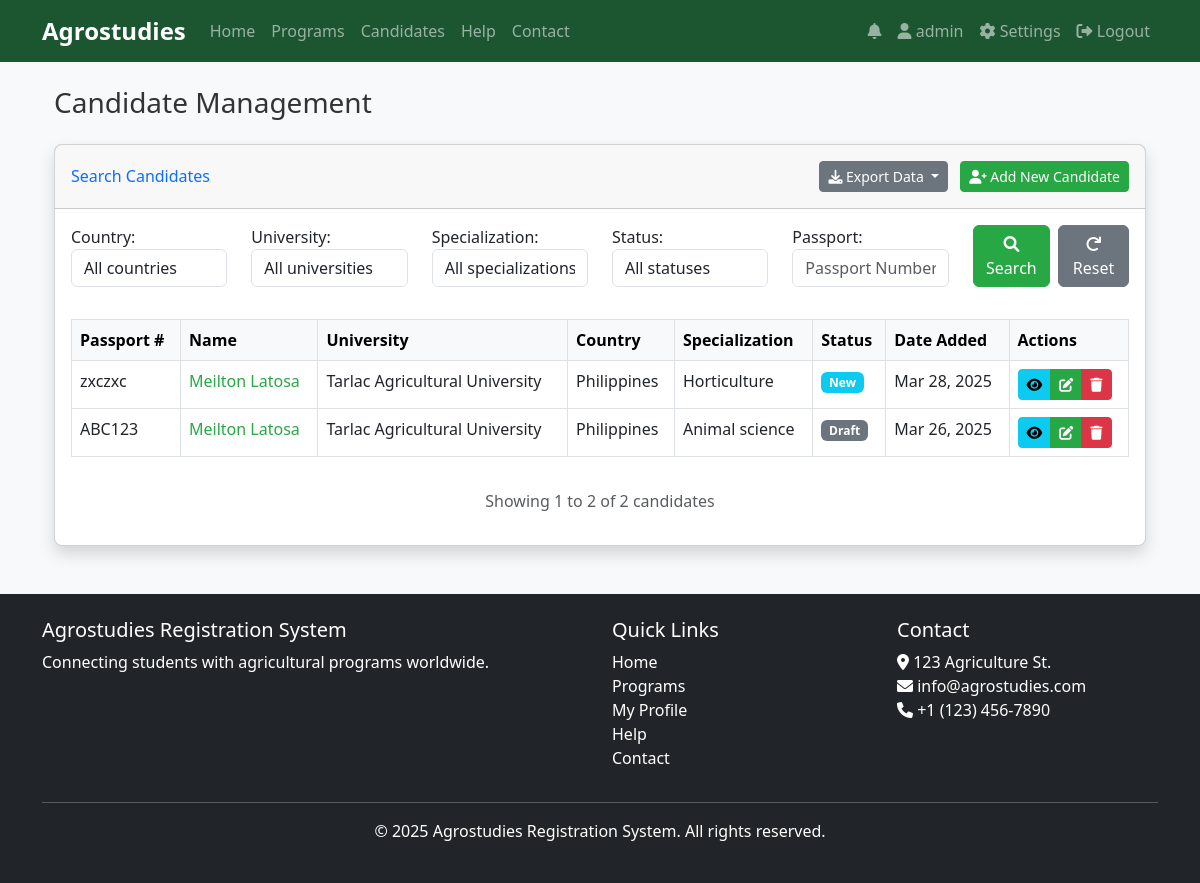
The page /candidates/ (signed in) on the database its author committed.
### core/models.py (models this page shows, shortened)
class Candidate(models.Model):
    DRAFT = 'Draft'
    NEW = 'New'
    FIXED = 'Fixed'
    APPROVED = 'Approved'
    REJECTED = 'Rejected'
    QUIT = 'Quit'
    STATUS_CHOICES = [
        (DRAFT, 'Draft'),
        (NEW, 'New'),
        (FIXED, 'Fixed'),
        (APPROVED, 'Approved'),
        (REJECTED, 'Rejected'),
        (QUIT, 'Quit'),
    ]
    passport_number = models.CharField(max_length=20)
    first_name = models.CharField(max_length=100)
    last_name = models.CharField(max_length=100)
    email = models.EmailField(blank=True, null=True)
    date_of_birth = models.DateField()
    country_of_birth = models.CharField(max_length=100)
    nationality = models.CharField(max_length=100)
    religion = models.CharField(max_length=100, blank=True, null=True)
    father_name = models.CharField(max_length=100, blank=True, null=True)
    mother_name = models.CharField(max_length=100, blank=True, null=True)
    passport_issue_date = models.DateField()
    passport_expiry_date = models.DateField()
    GENDER_CHOICES = [
        ('Male', 'Male'),
        ('Female', 'Female'),
        ('Other', 'Other'),
    ]
    gender = models.CharField(max_length=10, choices=GENDER_CHOICES)
    shoes_size = models.CharField(max_length=10, blank=True, null=True)
    shirt_size = models.CharField(max_length=10, blank=True, null=True)
    university = models.ForeignKey(University, on_delete=models.CASCADE)
    year_graduated = models.IntegerField(blank=True, null=True)
    specialization = models.CharField(max_length=100)
    secondary_specialization = models.CharField(max_length=100, blank=True, null=True)
    SMOKING_CHOICES = [
        ('Never', 'Never'),
        ('Sometimes', 'Sometimes'),
        ('Often', 'Often'),
    ]
    smokes = models.CharField(max_length=10, choices=SMOKING_CHOICES, default='Never')
    program = models.ForeignKey(AgricultureProgram, on_delete=models.SET_NULL, null=True, blank=True, related_name='candidates')
    status = models.CharField(max_length=20, choices=STATUS_CHOICES, default=DRAFT)
    created_at = models.DateTimeField(auto_now_add=True)
    updated_at = models.DateTimeField(auto_now=True)
    passport_scan = models.FileField(upload_to='passports/', blank=True, null=True)
    tor = models.FileField(upload_to='documents/tor/', blank=True, null=True)
    nc2_tesda = models.FileField(upload_to='documents/tesda/', blank=True, null=True)
    diploma = models.FileField(upload_to='documents/diploma/', blank=True, null=True)
    good_moral = models.FileField(upload_to='documents/moral/', blank=True, null=True)
    nbi_clearance = models.FileField(upload_to='documents/nbi/', blank=True, null=True)
    created_by = models.ForeignKey(User, on_delete=models.CASCADE, related_name='created_candidates')
    class Meta:
        unique_together = ('passport_number', 'university')

class University(models.Model):
    name = models.CharField(max_length=200)
    code = models.CharField(max_length=20, unique=True)
    country = models.CharField(max_length=100)
    class Meta:
        verbose_name_plural = "Universities"

### core/views.py (the view, shortened to what this page needs)
# urls.py: path('candidates/', views.candidate_list, name='candidate_list'),
@login_required
def candidate_list(request):
    if not request.user.is_staff:
        messages.error(request, 'You do not have permission to access this page.')
        return redirect('index')
    candidates = Candidate.objects.all().order_by('-created_at')
    form = CandidateSearchForm(request.GET)
    if form.is_valid():
        country = form.cleaned_data.get('country')
        if country:
            candidates = candidates.filter(university__country=country)
        university = form.cleaned_data.get('university')
        if university:
            candidates = candidates.filter(university__code=university)
        specialization = form.cleaned_data.get('specialization')
        if specialization:
            candidates = candidates.filter(specialization=specialization)
        status = form.cleaned_data.get('status')
        if status:
            candidates = candidates.filter(status=status)
        passport = form.cleaned_data.get('passport')
        if passport:
            candidates = candidates.filter(passport_number__icontains=passport)
    export_format = request.GET.get('export')
    paginator = Paginator(candidates, 15)  # Show 15 candidates per page
    page_number = request.GET.get('page')
    page_obj = paginator.get_page(page_number)
    return render(request, 'candidate_list.html', {
        'page_obj': page_obj,
        'form': form,
        'status_colors': {
            'Draft': 'secondary',
            'New': 'info',
            'Fixed': 'primary',
            'Approved': 'success',
            'Rejected': 'danger',
            'Quit': 'warning'
        }
    })

### templates/candidate_list.html (shortened to what this page needs)
{% extends 'base.html' %}
{% load custom_filters %}
{% block content %}
<div class="container-fluid">
    <h1 class="h3 mb-4">Candidate Management</h1>
    <div class="card shadow mb-4">
        <div class="card-header py-3 d-flex flex-row align-items-center justify-content-between">
            <h6 class="m-0 font-weight-bold text-primary">Search Candidates</h6>
            <div>
                <div class="dropdown d-inline-block me-2">
                    <button class="btn btn-secondary btn-sm dropdown-toggle" type="button" id="exportDropdown" data-bs-toggle="dropdown" aria-expanded="false">
                        <i class="fas fa-download"></i> Export Data
                    </button>
                </div>
                <a href="{% url 'add_candidate' %}" class="btn btn-primary btn-sm">
                    <i class="fas fa-user-plus"></i> Add New Candidate
                </a>
            </div>
        </div>
        <div class="card-body">
            <form method="get" class="mb-4">
                <div class="row">
                    <div class="col-md-2">
                        <div class="form-group mb-2">
                            {{ form.country.label_tag }}
                            {{ form.country }}
                        </div>
                    </div>
                    <div class="col-md-2">
                        <div class="form-group mb-2">
                            {{ form.university.label_tag }}
                            {{ form.university }}
                        </div>
                    </div>
                    <div class="col-md-2">
                        <div class="form-group mb-2">
                            {{ form.specialization.label_tag }}
                            {{ form.specialization }}
                        </div>
                    </div>
                    <div class="col-md-2">
                        <div class="form-group mb-2">
                            {{ form.status.label_tag }}
                            {{ form.status }}
                        </div>
                    </div>
                    <div class="col-md-2">
                        <div class="form-group mb-2">
                            {{ form.passport.label_tag }}
                            {{ form.passport }}
                        </div>
                    </div>
                    <div class="col-md-2 d-flex align-items-end">
                        <button type="submit" class="btn btn-primary mb-2 me-2">
                            <i class="fas fa-search"></i> Search
                        </button>
                        <a href="{% url 'candidate_list' %}" class="btn btn-secondary mb-2">
                            <i class="fas fa-redo"></i> Reset
                        </a>
                    </div>
                </div>
            </form>
            {% if page_obj %}
                <div class="table-responsive">
                    <table class="table table-bordered table-hover">
                        <thead class="table-light">
                            <tr>
                                <th>Passport #</th>
                                <th>Name</th>
                                <th>University</th>
                                <th>Country</th>
                                <th>Specialization</th>
                                <th>Status</th>
                                <th>Date Added</th>
                                <th>Actions</th>
                            </tr>
                        </thead>
                        <tbody>
                            {% for candidate in page_obj %}
                                <tr>
                                    <td>{{ candidate.passport_number }}</td>
                                    <td>
                                        <a href="{% url 'view_candidate' candidate.id %}">
                                            {{ candidate.first_name }} {{ candidate.last_name }}
                                        </a>
                                    </td>
                                    <td>{{ candidate.university.name }}</td>
                                    <td>{{ candidate.university.country }}</td>
                                    <td>{{ candidate.specialization }}</td>
                                    <td>
                                        <span class="badge bg-{{ status_colors|get_item:candidate.status }}">
                                            {{ candidate.status }}
                                        </span>
                                    </td>
                                    <td>{{ candidate.created_at|date:"M d, Y" }}</td>
                                    <td>
                                        <div class="btn-group" role="group">
                                            <a href="{% url 'view_candidate' candidate.id %}" class="btn btn-info btn-sm" title="View">
                                                <i class="fas fa-eye"></i>
                                            </a>
                                            <a href="{% url 'edit_candidate' candidate.id %}" class="btn btn-primary btn-sm" title="Edit">
                                                <i class="fas fa-edit"></i>
                                            </a>
                                            <a href="{% url 'delete_candidate' candidate.id %}" class="btn btn-danger btn-sm" title="Delete">
                                                <i class="fas fa-trash"></i>
                                            </a>
                                        </div>
                                    </td>
                                </tr>
                            {% endfor %}
                        </tbody>
                    </table>
                </div>
                <div class="mt-3 text-center">
                    <p class="text-muted">
                        Showing {{ page_obj.start_index }} to {{ page_obj.end_index }} of {{ page_obj.paginator.count }} candidates
                    </p>
                </div>
            {% else %}
                <div class="alert alert-info text-center">
                    <i class="fas fa-info-circle me-2"></i> No candidates found matching your criteria.
                </div>
            {% endif %}
        </div>
    </div>
</div>
{% endblock %}

### templates/base.html (shortened to what this page needs)
<!DOCTYPE html>
<html lang="en">
<head>
    <link href="https://cdn.jsdelivr.net/npm/bootstrap@5.3.0/dist/css/bootstrap.min.css" rel="stylesheet">
    <link rel="stylesheet" href="https://cdnjs.cloudflare.com/ajax/libs/font-awesome/6.0.0/css/all.min.css">
    <link rel="stylesheet" href="/static/css/main.css">
    <link rel="stylesheet" href="/static/css/modal-animations.css">
</head>
<body>
    <nav class="navbar navbar-expand-lg navbar-dark bg-dark">
        <div class="container">
            <a class="navbar-brand" href="{% url 'index' %}">Agrostudies</a>
            <div class="collapse navbar-collapse" id="navbarNav">
                <ul class="navbar-nav me-auto">
                    <li class="nav-item">
                        <a class="nav-link" href="{% url 'index' %}">Home</a>
                    </li>
                    <li class="nav-item">
                        <a class="nav-link" href="{% url 'program_list' %}">Programs</a>
                    </li>
                    {% if user.is_staff %}
                    <li class="nav-item">
                        <a class="nav-link" href="{% url 'candidate_list' %}">Candidates</a>
                    </li>
                    {% endif %}
                    <li class="nav-item">
                        <a class="nav-link" href="{% url 'help' %}">Help</a>
                    </li>
                    <li class="nav-item">
                        <a class="nav-link" href="{% url 'contact' %}">Contact</a>
                    </li>
                </ul>
                <ul class="navbar-nav ms-auto">
                    {% if user.is_authenticated %}
                        <li class="nav-item dropdown">
                            <a class="nav-link" href="#" id="notificationDropdown" role="button" data-bs-toggle="dropdown" aria-expanded="false">
                                <i class="fas fa-bell"></i>
                            </a>
                        </li>
                        <li class="nav-item">
                            <a class="nav-link" href="{% url 'profile' %}">
                                <i class="fas fa-user"></i> {{ user.username }}
                            </a>
                        </li>
                        {% if user.is_staff %}
                        <li class="nav-item">
                            <a class="nav-link" href="{% url 'admin:index' %}">
                                <i class="fas fa-cog"></i> Settings
                            </a>
                        </li>
                        {% endif %}
                        <li class="nav-item">
                            <a class="nav-link" href="{% url 'logout' %}">
                                <i class="fas fa-sign-out-alt"></i> Logout
                            </a>
                        </li>
                    {% endif %}
                </ul>
            </div>
        </div>
    </nav>
    <main class="container my-4">
        {% block content %}{% endblock %}
    </main>
    <footer class="bg-dark text-white py-4 mt-5">
        <div class="container">
            <div class="row">
                <div class="col-md-6">
                    <h5>Agrostudies Registration System</h5>
                    <p>Connecting students with agricultural programs worldwide.</p>
                </div>
                <div class="col-md-3">
                    <h5>Quick Links</h5>
                    <ul class="list-unstyled">
                        <li><a href="{% url 'index' %}" class="text-white">Home</a></li>
                        <li><a href="{% url 'program_list' %}" class="text-white">Programs</a></li>
                        {% if user.is_authenticated %}
                            <li><a href="{% url 'profile' %}" class="text-white">My Profile</a></li>
                        {% else %}
                            <li><a href="#" data-bs-toggle="modal" data-bs-target="#loginModal" class="text-white">Login</a></li>
                            <li><a href="#" data-bs-toggle="modal" data-bs-target="#registerModal" class="text-white">Register</a></li>
                        {% endif %}
                        <li><a href="{% url 'help' %}" class="text-white">Help</a></li>
                        <li><a href="{% url 'contact' %}" class="text-white">Contact</a></li>
                    </ul>
                </div>
                <div class="col-md-3">
                    <h5>Contact</h5>
                    <address>
                        <i class="fas fa-map-marker-alt"></i> 123 Agriculture St.<br>
                        <i class="fas fa-envelope"></i> info@agrostudies.com<br>
                        <i class="fas fa-phone"></i> +1 (123) 456-7890
                    </address>
                </div>
            </div>
            <hr>
            <div class="text-center">
                <p>&copy; {% now "Y" %} Agrostudies Registration System. All rights reserved.</p>
            </div>
        </div>
    </footer>
</body>
</html>

### rows shown on the page
Candidate: passport_number "zxczxc", first_name "Meilton", last_name "Latosa", university.name "Tarlac Agricultural University", university.country "Philippines", specialization "Horticulture", status "New", created_at "Mar 28, 2025"
Candidate: passport_number "ABC123", first_name "Meilton", last_name "Latosa", university.name "Tarlac Agricultural University", university.country "Philippines", specialization "Animal science", status "Draft", created_at "Mar 26, 2025"

### other values the page prints
{{ user.username }} "admin"
{{ page_obj.start_index }} "1"
{{ page_obj.end_index }} "2"
{{ page_obj.paginator.count }} "2"
